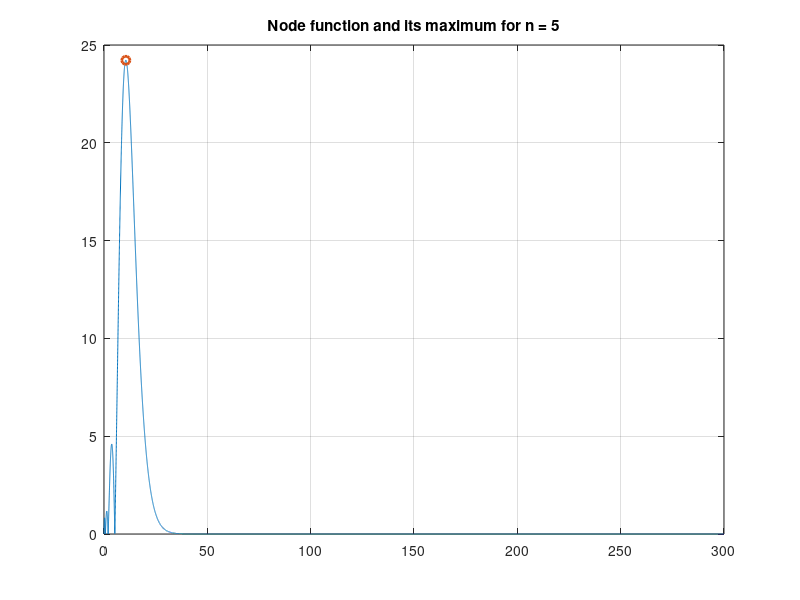
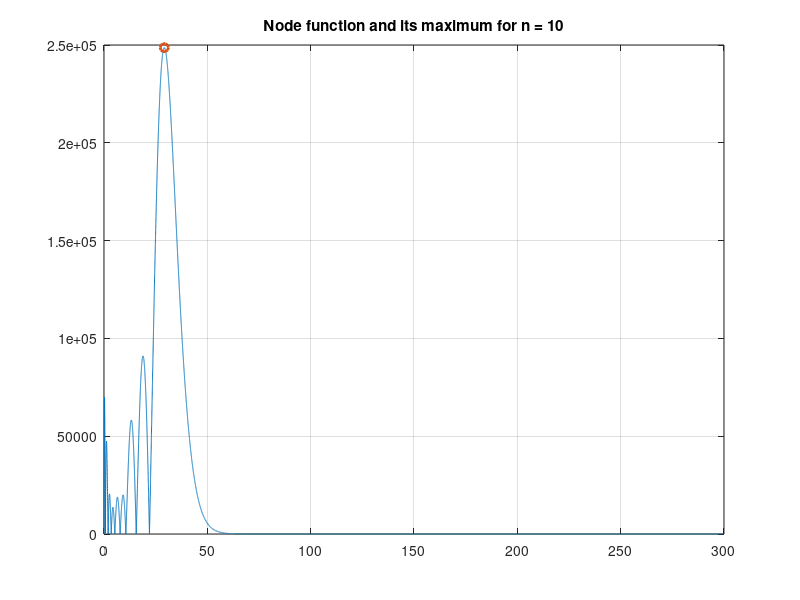
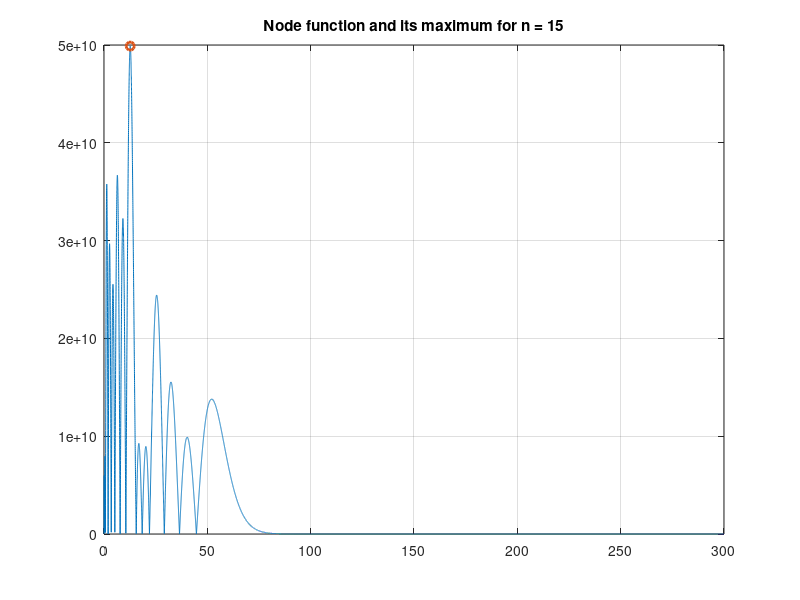
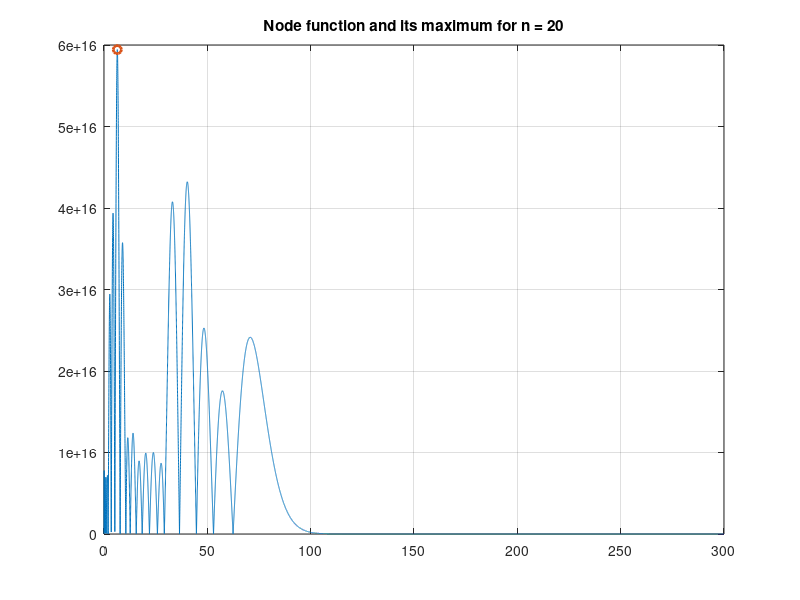

These figures' MATLAB source, in order: (Note: this script raises an error after producing the figures.)

%----------------------------------------------------
% Sparse Grid Matlab Kit
% Copyright (c) 2009-2018 L. Tamellini, F. Nobile, B. Sprungk
% See LICENSE.txt for license
%----------------------------------------------------

clc
clear all

%% Computation of Exponential Leja Nodes

clear

tic;
% Tolerance for node computation
tol = 1e-16;
% Initial and refinement step size
h0 = 1e-2;
% Initial or coarse search grid
x = 0:h0:300;
% Corresponding weight function values
w = exp(-0.5 * abs(x));
% Initializing node vector
X = 0;

% number of points to be computed
NMAX = 50; 
disp = 0:5:NMAX; % indicating if nodes function and attained minimum is plotted

% Loop over length of node vector
for n = 2:NMAX
    % Update weighted node function to be maximized
    x_k = X(n-1);
    w = abs(x-x_k) .* w; 
    
    % Search for maximum on coarse level
    [~,ind] = max(w);

    % Adaptively refine search grid around maximum on current grid
    h = h0;
    x_fine = x;
    counter = 0; 
    while(h > tol)
        counter = counter+1;
        h = h0*h; % refine step size
        x_fine = x_fine(ind-1):h:x_fine(ind+1); % refine grid around maximum
        w_fine = exp(-0.5 * abs(x_fine)); % compute weights on finer grid
        % compute node function values on finer grid
        w_fine = abs(prod(repmat(x_fine,n-1,1)-repmat(X',1,length(x_fine)),1)) .* w_fine;
        % Search for maximum on finer grid
        [~,ind] = max(w_fine);
    end
    % Update node vector 
    X(n) = x_fine(ind);
  
    % uncomment this for plots of function to be minimized    
    if (islogical(disp) && disp) || (isnumeric(disp) && ~isempty(find(disp==n)))
       figure()
       plot(x,w,'-',X(n),w_fine(ind),'o','LineWidth',2)
       grid on;
       title(sprintf('Node function and its maximum for n = %i',n))
    end
end
toc;

%-------------------------------------------------------
% Computation of corresponding weights

tic;
W = zeros(NMAX); % we store quadrature weights for rule with P points as P-th column


for n = 1:NMAX
    nodes = X(1:n);
    [x_quad,w_quad] = knots_exponential(ceil(n/2),1);
    nnn = 1:n;
    for k=nnn
        W(k,n) = dot(lagr_eval(nodes(k), nodes(nnn~=k),x_quad), w_quad);
    end
end
toc;

% plot(X) when X is matrix plots the columns of X, therefore

figure
semilogy(abs(W),'-') % plots weights of each quadrature rule

figure
plot(W','-') % plots trend of weights of each quadrature rule

% save('exponential_leja.txt','X','W','-ascii','-double')


%% Testing each exponential-Leja quadrature on computation of moments of an exponential random variable

clear

% Moments of a exponential distribution: 
% n!/lambda^n (lambda: rate factor, here lambda=1) 
p_max = 50;
mom = zeros(1,1+p_max);
for p = 0:1:p_max
    mom(p+1) = prod(1:p);
end

% Quadrature error for polynomials
imax = 50;
err = zeros(1+p_max,imax);
errGLagu = zeros(1+p_max,imax);

% for each formula, we test its approximation of increasing moments
for n=1:50
    % Exponential-Leja quadrature rule using n nodes
    [x_Lj,w_Lj]=knots_exponential_leja(n);
        
    % Gauss-Laguerre quadrature of same accuracy
    [x_GLagu,w_GLagu] = knots_exponential(ceil(n/2),1); % lambda = 1
    
    for p=0:p_max
        if p<n+5 % if the degree is "not too much" compute error
            err(1+p,n) = abs(mom(1+p) - dot(x_Lj.^p,w_Lj) );
            errGLagu(1+p,n) = abs(mom(1+p) - dot(x_GLagu.^p,w_GLagu) );
        else % otherwise,  error is just too much,  we  set it to NaN
            err(1+p,n) = NaN;
            errGLagu(1+p,n) = NaN;    
        end
    end
    
    % Plotting errors
    figure
    semilogy(0:p_max, err(:,n),'o',0:p_max, errGLagu(:,n),'+','LineWidth',2)
    grid on
    set(gca,'FontSize',14)
    legend(sprintf('Exponential-Leja (n=%i)',n),sprintf('Gauss-Laguerre (n=%i)',ceil(n/2)))
    set(legend,'Location','NorthWest')
    xlabel('Polynomial degree p')
    ylabel('Absolute quadrature error')
    
    pause
    
end

%% 1d quadrature - convergence test: increase number of points in the quadrature rule

clear

imax=50;

% function to be integrated

% the function resembles a discontinuous (step function) the higher the factor in the argument of the exp is
% f = @(x) 1./(1+exp(0.5*x)); 

% oscillatory function: change the period to see different speed of convergence 
% the higher the factor the more oscillatory the function 
% f = @(x) cos(0.5*x); 

% peak function: the factor in front of the norm acts on the steepness of the peak 
% the higher the number the steeper the peak
f = @(x) 1./(1+0.1*x.^2); 

quad_Lj = zeros(1,imax);
quad_GLagu = zeros(1,imax);
nb_pts =zeros(1,imax);

% refining quad rule
for i=1:imax
    
    n = lev2knots_lin(i);
    nb_pts(i) = n;

    [x_Lj,w_Lj] = knots_exponential_leja(n);   
    [x_GLagu,w_GLagu] = knots_exponential(n,1);
    
    quad_Lj(i) = dot(f(x_Lj),w_Lj);
    quad_GLagu(i) = dot(f(x_GLagu),w_GLagu);
end

% exact integral
[x_GLagu,w_GLagu] = knots_exponential(100,1);
exact = dot(f(x_GLagu),w_GLagu);
err_Lj = abs(quad_Lj - exact);
err_GLagu = abs(quad_GLagu - exact);


% Plotting errors
figure
semilogy(nb_pts, err_Lj,'-xr','LineWidth',2,'DisplayName','Exponential-Leja pts')
grid on
hold on
semilogy(nb_pts, err_GLagu,'-ob','LineWidth',2,'DisplayName','Gauss-Laguerre pts')

legend show
set(legend,'Location','SouthWest')


ylim([1e-16 10])


%% 2d quadrature - convergence test

clear

% dimension of space
N=2;

% we use a simple TD rule, up to this level
w_max=15;

% function to be integrated
% f = @(x) 1/(1+exp(0.1*sum(x))); 
% f = @(x) cos(0.2*sum(x)); 
f = @(x) 1/(1+0.1*norm(x)^2); 

knots_Lj = @(n) knots_exponential_leja(n);   
knots_GLagu = @(n) knots_exponential(n,1);

quad_Lj=zeros(1,w_max);
quad_GLagu=zeros(1,w_max);

nb_pts_Lj =zeros(1,w_max);
nb_pts_GLagu =zeros(1,w_max);

% we introduce auxiliary containers to recycle previous evaluations and speed up the computation
S_Lj_old=[];
Sr_Lj_old=[];
evals_Lj_old=[];

S_GLagu_old=[];
Sr_GLagu_old=[];
evals_GLagu_old=[];

% the convergence loop for Leja and Gauss Laguerre
for w=1:w_max       
    
    disp('Exponential-Leja');
    S_Lj = smolyak_grid(N,w,knots_Lj,@lev2knots_2step, @(i) sum(i-1), S_Lj_old); % using 2step rule to ramp faster to rules with high number of points
    Sr_Lj = reduce_sparse_grid(S_Lj);
    [res,evals]= quadrature_on_sparse_grid(f, S_Lj, Sr_Lj, evals_Lj_old, S_Lj_old, Sr_Lj_old);
    quad_Lj(w) = res;
    evals_Lj_old = evals;
    S_Lj_old=S_Lj;
    Sr_Lj_old = Sr_Lj;
    nb_pts_Lj(w) = Sr_Lj.size;

    disp('Gauss-Laguerre');
    S_GLagu = smolyak_grid(N,w,knots_GLagu,@lev2knots_lin, @(i) sum(i-1), S_GLagu_old);
    Sr_GLagu = reduce_sparse_grid(S_GLagu);    
    [res, evals]  = quadrature_on_sparse_grid(f, S_GLagu, Sr_GLagu, evals_GLagu_old, S_GLagu_old, Sr_GLagu_old);
    quad_GLagu(w) = res;
    evals_GLagu_old = evals;
    S_GLagu_old = S_GLagu;
    Sr_GLagu_old = Sr_GLagu;    
    nb_pts_GLagu(w) = Sr_GLagu.size;
end


% exact integral
disp('computing reference solution');
S_GLagu = smolyak_grid(N,w_max+4,knots_GLagu,@lev2knots_lin, @(i) sum(i-1), S_GLagu_old);
Sr_GLagu = reduce_sparse_grid(S_GLagu);
exact = quadrature_on_sparse_grid(f,S_GLagu,Sr_GLagu,evals_GLagu_old,S_GLagu_old,Sr_GLagu_old);

% errors
err_Lj=abs(quad_Lj - exact);
err_GLagu=abs(quad_GLagu - exact);

figure
loglog(nb_pts_Lj, err_Lj,'-xr','LineWidth',2,'DisplayName','Exponential Leja pts')
grid on
hold on
loglog(nb_pts_GLagu, err_GLagu,'-ob','LineWidth',2,'DisplayName','Gauss Laguerre pts')

legend show
set(legend,'Location','SouthWest')

%% interpolation error in 1D

clear

% function to be interpoled
f1 = @(x) 1./(1+0.1*x.^2); 
f2 = @(x) 1./(2+exp(x)); 
f3 = @(x) cos(3*x+1); 

ff = {f1;f2;f3}; 

figure('units','normalized','outerposition',[0.05 0.05 0.9 0.9])

for j=1:3
    
    f = ff{j}; 

    % sample the function 
    samplesize = 50;
    sampleset = (linspace(0,2,samplesize)); 
    F_samples = f(sampleset);

    % the convergence analysis
    imax=50;

    err_Lj=zeros(1,imax);
    err_GH=zeros(1,imax);

    nb_pts =zeros(1,imax);

    for i=1:imax

        n = lev2knots_lin(i);
        nb_pts(i) = n;
        nnn = 1:n;

        % here we build the lagrange interpolant for Leja and evaluate the error
        [x_Lj,w_Lj]=knots_exponential_leja(n);       
        interp_Lj = zeros(1,samplesize);
        for k=nnn
            interp_Lj =  interp_Lj + f(x_Lj(k))*lagr_eval(x_Lj(k), x_Lj(nnn~=k),sampleset);
        end    
        err_Lj(i) = max(abs(F_samples - interp_Lj)); 


        % repeat for Gauss Hermite
        [x_GLagu,w_GLagu]=knots_exponential(n,1);
        interp_GLagu = zeros(1,samplesize);
        for k=nnn
            interp_GLagu =  interp_GLagu + f(x_GLagu(k))*lagr_eval(x_GLagu(k), x_GLagu(nnn~=k),sampleset);
        end    
        err_GLagu(i) = max(abs(F_samples - interp_GLagu)); 


    end
    
    subplot(2,3,j)
    plot(sampleset, F_samples,'-k','LineWidth',1.5,'DisplayName','f')
    hold on 
    plot(sampleset, interp_Lj,'*r','DisplayName','interp - Leja pts ')
    plot(sampleset, interp_GLagu,'+b','DisplayName','interp - Gauss pts ')
    legend show
    set(legend,'Location','SouthWest')
    title(strrep(char(ff{j}),'@(x)','f='))

    % Plotting errors
    subplot(2,3,3+j)
    semilogy(nb_pts, err_Lj,'-xr','LineWidth',1.5,'DisplayName','Exp-Leja pts')
    hold on
    semilogy(nb_pts, err_GLagu,'-ob','LineWidth',1.5,'DisplayName','Gauss-Laguerre pts')
    grid on
    legend show
    set(legend,'Location','SouthWest')

end
